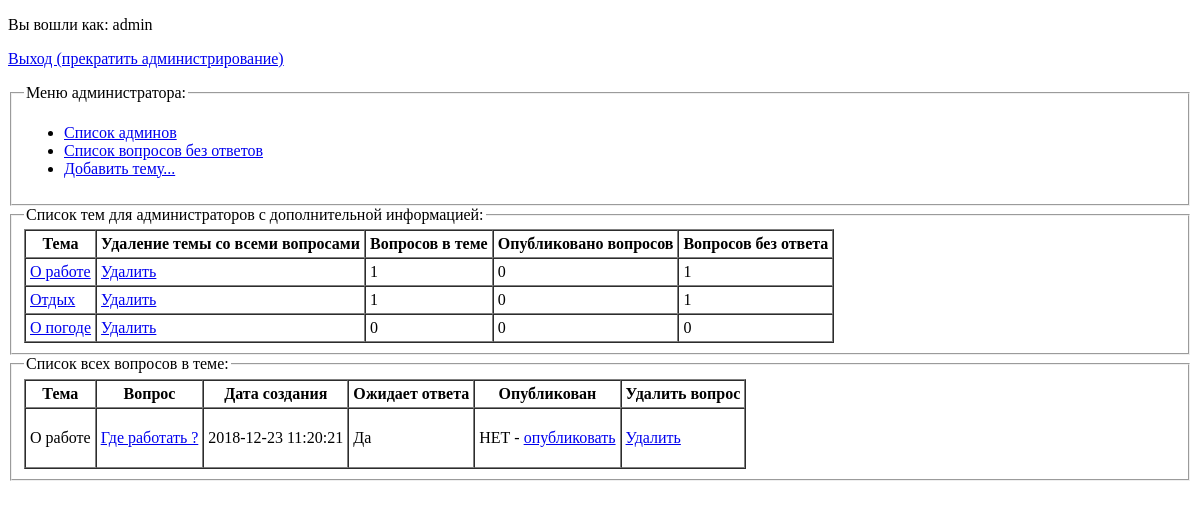
The app's page /index.php?showQuestionsTheme=15 (signed in), older data.
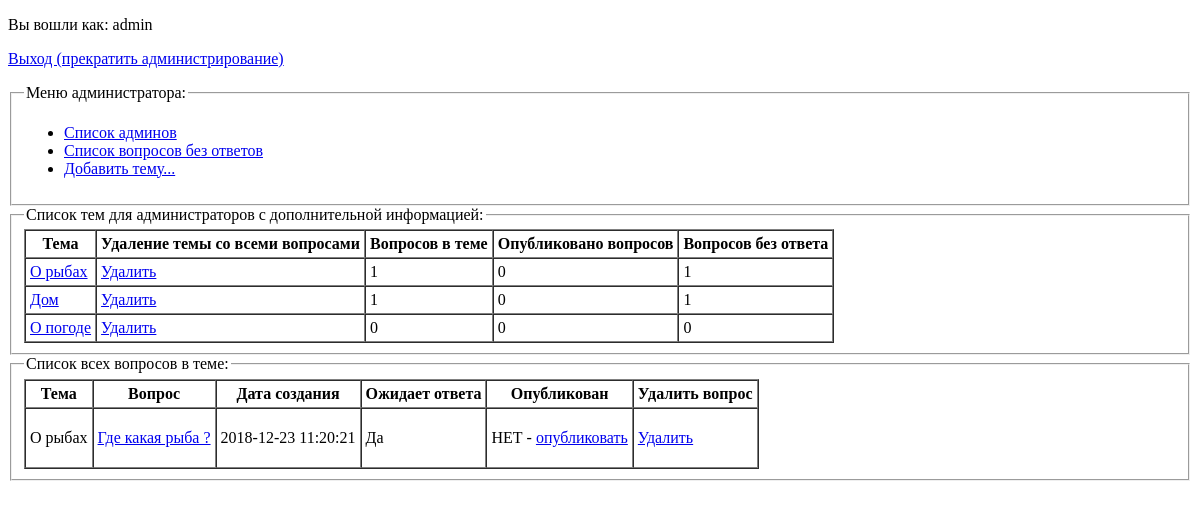
The same page, newer data.
### tables this page shows
CREATE TABLE `themes` (
  `id` int(11) NOT NULL,
  `theme` varchar(100) NOT NULL
);

CREATE TABLE `questions` (
  `id` int(11) NOT NULL,
  `theme_id` int(11) NOT NULL,
  `question` text NOT NULL,
  `answer` text,
  `published` int(11) NOT NULL DEFAULT '0',
  `author_name` char(30) NOT NULL,
  `e-mail` char(30) NOT NULL,
  `date_added` timestamp NOT NULL DEFAULT CURRENT_TIMESTAMP
);

### Model/ThemesTable.php (called while the page is built, shortened)
<?php
class ThemesTable
{
    private $db;
    public function __construct($db)
    {
        $this->db = $db;
    }
    public function getThemes()
    {
        $sql = "SELECT * FROM `themes`";
        $themes = $this->db->query($sql)->fetchAll(PDO::FETCH_ASSOC);
        return $themes;
    }
}

### Model/QuestionsTable.php (called while the page is built, shortened)
<?php
class QuestionsTable
{
    private $db;
    public function __construct($db)
    {
        $this->db = $db;
    }
		public function countAllQuesInThemeArray($param)
		{
			$sql = "SELECT COUNT(*) as 'Вопросов в теме' FROM `questions` WHERE `theme_id`='$param' GROUP BY `theme_id`";
			$countAllQuesInThemeArray = $this->db->query($sql)->fetchAll(PDO::FETCH_ASSOC);
			return $countAllQuesInThemeArray;
		}
    public function countUnansweredQuesInThemeArray($param)
    {
        $sql = "SELECT COUNT(*) AS 'Вопросов без ответа' FROM `questions` WHERE `theme_id`='$param' AND (`answer` IS NULL OR `answer`='') GROUP BY `theme_id`";
        $countUnansweredQuesInThemeArray = $this->db->query($sql)->fetchAll(PDO::FETCH_ASSOC);
        return $countUnansweredQuesInThemeArray;
    }
    public function questions($param)
    {
        $sql = "SELECT `questions`.`id`,  `questions`.`theme_id`, `theme`, `question`, `answer`, `date_added`, `published` FROM `questions` JOIN `themes` ON `themes`.`id`=`questions`.`theme_id` WHERE `theme_id`='$param'";
        $questions = $this->db->query($sql)->fetchAll(PDO::FETCH_ASSOC);
        return $questions;
    }
}

### View/themesListForAdmins.php (the view, shortened to what this page needs)
<html lang="ru">
<head>
</head>
<body>
    <fieldset>
        <legend>Список тем для администраторов с дополнительной информацией:</legend>
        <table width="" border="1" cellpadding="4" cellspacing="0">
            <tr>
                <th>Тема</th>
                <th>Удаление темы со всеми вопросами</th>
                <th>Вопросов в теме</th>
                <th>Опубликовано вопросов</th>
                <th>Вопросов без ответа</th>
            </tr>
            <?php foreach ($themesMoreInfo as $theme) : ?>
            <tr>
                <td><a href="index.php?showQuestionsTheme=<?=$theme['id']?>"><?= $theme['theme']?></a></td>
                <td><a href="index.php?delTheme=<?=$theme['id']?>">Удалить</a></td>
                <td><?= $theme['Вопросов в теме']?></td>
                <td><?= $theme['Опубликовано вопросов']?></td>
                <td><?= $theme['Вопросов без ответа']?></td>
            </tr>
            <?php endforeach ?>
        </table>
    </fieldset>
</body>
</html>

### View/questionsInTheme.php (shortened to what this page needs)
<!DOCTYPE html>
<html lang="ru">
<head>
</head>
<body>
    <?php if (isset($_SESSION['adminLogin'])) : ?>
        <fieldset>
            <legend>Список всех вопросов в теме:</legend>
            <?php if (empty($questions)) : ?>
                <p>В этой теме вопросов нет.</p>
            <?php else : ?>
                <table width="" border="1" cellpadding="4" cellspacing="0">
                    <tr>
                        <th>Тема</th>
                        <th>Вопрос</th>
                        <th>Дата создания</th>
                        <th>Ожидает ответа</th>
                        <th>Опубликован</th>
                        <th>Удалить вопрос</th>
                    </tr>
                    <?php foreach ($questions as $question) : ?>
                        <tr>
                            <td><?=$question['theme']?></td>
                            <td><a href="index.php?showQuestionId=<?=$question['id']?>&showQuestionsTheme=<?=$question['theme_id']?>"><?=$question['question']?></a></td>
                            <td><?=$question['date_added']?></td>
								<td>
									<?php if ($question['answer'] === NULL OR $question['answer'] ==''): ?>
										<?='Да'?>
									<?php else : ?>
										<?='Нет'?>
									<?php endif ?>
								</td>
									<td>
										<?php if ($question['published'] == 1) : ?>
											<p>ДА - <a href="index.php?publishedOnOff=0&showQuestionId=<?=$question['id']?>&showQuestionsTheme=<?=$question['theme_id']?>">скрыть</a></p>
										<?php else : ?>
											<p>НЕТ - <a href="index.php?publishedOnOff=1&showQuestionId=<?=$question['id']?>&showQuestionsTheme=<?=$question['theme_id']?>">опубликовать</a></p>
										<?php endif ?>
									</td>
                            <td><a href="index.php?delQuestionId=<?=$question['id']?>&questionsThemeId=<?=$question['theme_id']?>">Удалить</a></td>
                        </tr>
                    <?php endforeach ?>
                </table>
            <?php endif ?>
        </fieldset>
    <?php endif ?>
</body>
</html>

Row changes from the older to the newer data that the page shows:
changed themes: theme "О работе" → "О рыбах"
changed themes: theme "Отдых" → "Дом"
changed questions: theme.theme "О работе" → "О рыбах"; question "Где работать ?" → "Где какая рыба ?"
